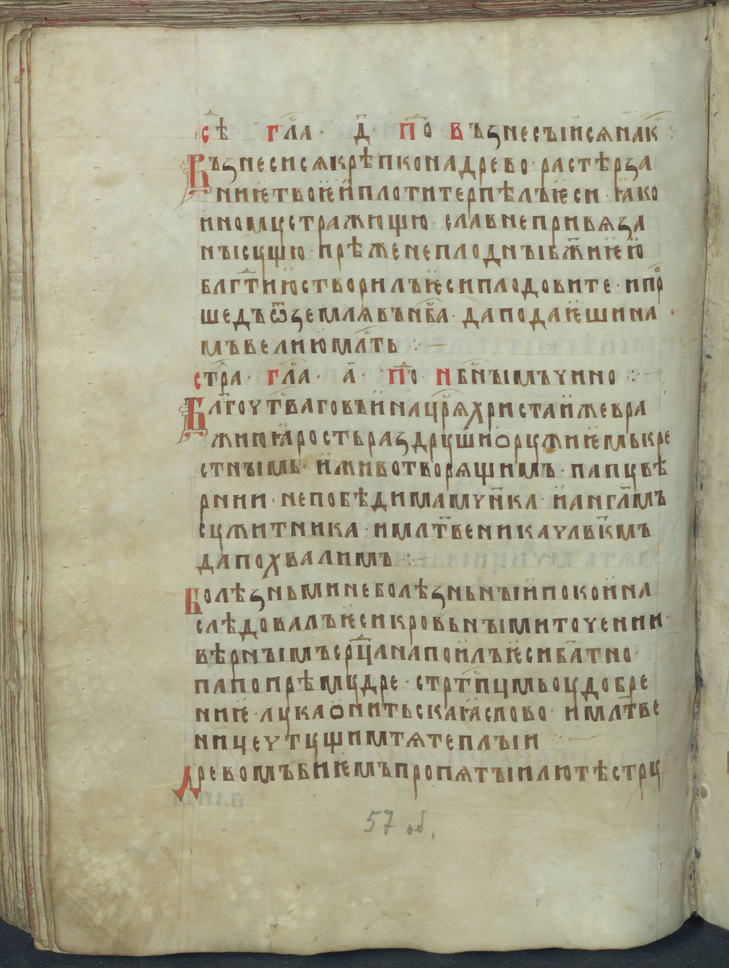
#> input picture 2sem/results/2.6/input/198_115.png, 729 x 968 px, shrunk from 3050 x 4050 before the run; its folder holds only this picture in this run
$ python main.py
#> lines starting #> are read from the running program, lines starting #| are printed output that depends on the picture; after the words box and inside, x2 and y2 are one past the last pixel; in counts of white or black regions, pixels touching at a corner belong together
### 2sem/results/lab_2.py
import numpy as np
import os
from PIL import Image

class Binarization:
    def __init__(self, input_array, output_path):
        self.data = {}
        self.output_path = output_path
        self.load_img(input_array, True)

    def load_img(self, path, is_folder):
#> called with path = '2sem/results/2.6/input', is_folder = True
        if is_folder:
            for filename in os.listdir(path):
                if filename.endswith(('.png', '.bmp')):
                    image_path = os.path.join(path, filename)
                    self.data[filename] = Image.open(image_path)
        else:
            self.data[os.path.basename(path)] = Image.open(path)

    def show_img(self):
        for img in self.data:
            img.show()

    # [6 lines left out: function array_toGrayScale, not called in this run]

    def grayScale(self, np_img):
        return np.uint8(0.3 * np_img[:, :, 0] + 0.59 * np_img[:, :, 1] + 0.11 * np_img[:, :, 2])

    # [13 lines left out: function calc_mean_and_std_matrix, not called in this run]

    def niBlack_binarization(self, name, np_img, w, k, output_path, glob_max=-1, glob_min=-1):
        print("Processing image "+name)
        H, W = np_img.shape
        res_img = np.zeros((H, W), dtype=np.uint8)
        padded_img = np.pad(np_img, ((w, w), (w, w)), mode='constant', constant_values=255)
        # mean, std = self.calc_mean_and_std_matrix(np_img, w)
        # print("Calculated matrix")
        if glob_max == -1:
            glob_max = max(np_img)
        if glob_min == -1:
            glob_min = min(np_img)

        for i in range(w, H+w):
            for j in range(w, W+w):
                if np_img[i-w,j-w] >= glob_max:
                    res_img[i-w,j-w] = 255
                    continue
                if np_img[i-w,j-w] <= glob_min:
                    res_img[i-w,j-w] = 0
                    continue

                block = padded_img[i-w:i+w+1, j-w:j+w+1]
                mean = block.mean()
                std = block.std()
                t = (mean + k * std)
                if (np_img[i-w,j-w] < t):
                    res_img[i-w,j-w] = 0
                else:
                    res_img[i-w,j-w] = 255

        output_image = Image.fromarray(res_img)
        output_image.save(output_path+"/"+name)

    def binarize(self, w,k, glob_max=-1, glob_min=-1):
#> called with w = 7, k = 0.2, glob_max = 128, glob_min = 0
        for name, img in self.data.items():
            np_img = np.array(img)
            gray_img = self.grayScale(np_img)
            self.niBlack_binarization(name, gray_img, w, k, self.output_path, glob_max, glob_min)
#> this loop made 1 pass
#> (name, H in niBlack_binarization, W in niBlack_binarization) on pass 1: ('198_115.png', 968, 729)
#> (printed output is left out)
#> pass 1, in binarize, `gray_img = self.grayScale(np_img)`:
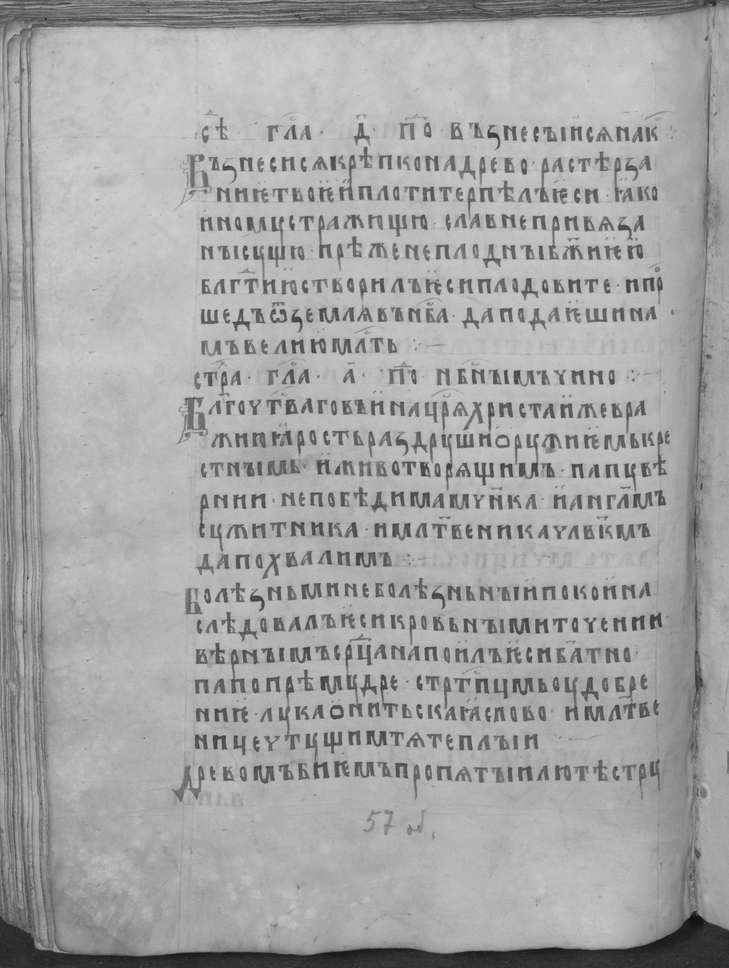
#> gray_img: shape (968, 729); min 15, max 210, mean 164.5
#> pass 1, in niBlack_binarization, `padded_img = np.pad(np_img, ((w, w), (w, w)), mode='constant', constan..`:
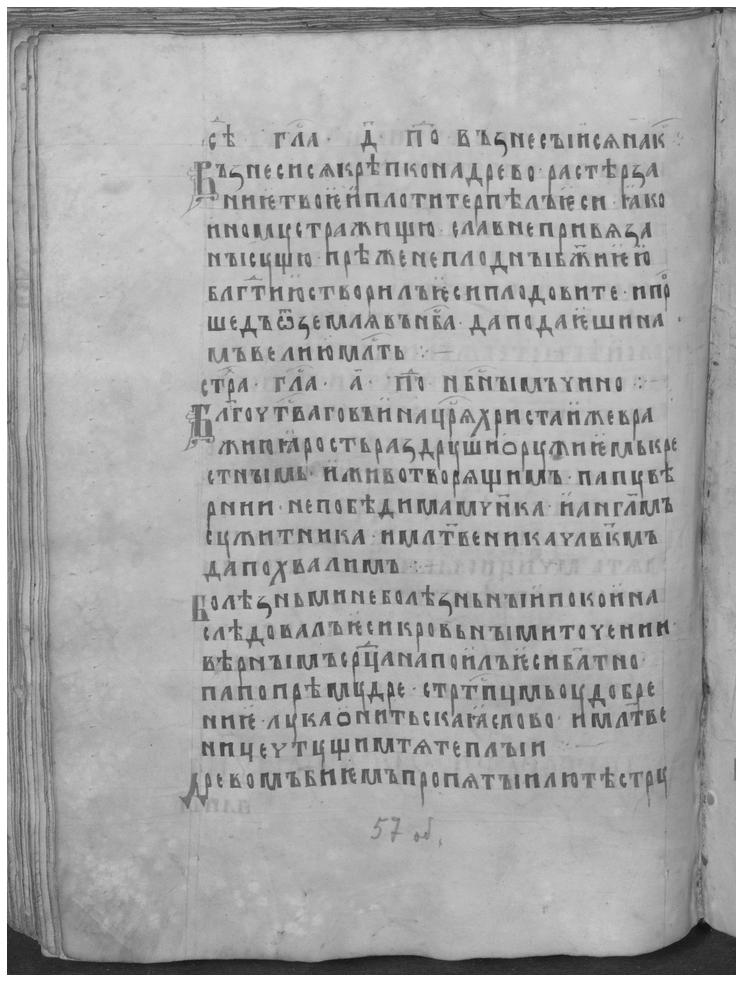
#> padded_img: shape (982, 743); min 15, max 255, mean 167.5
#> pass 1, in niBlack_binarization, `output_image = Image.fromarray(res_img)`:
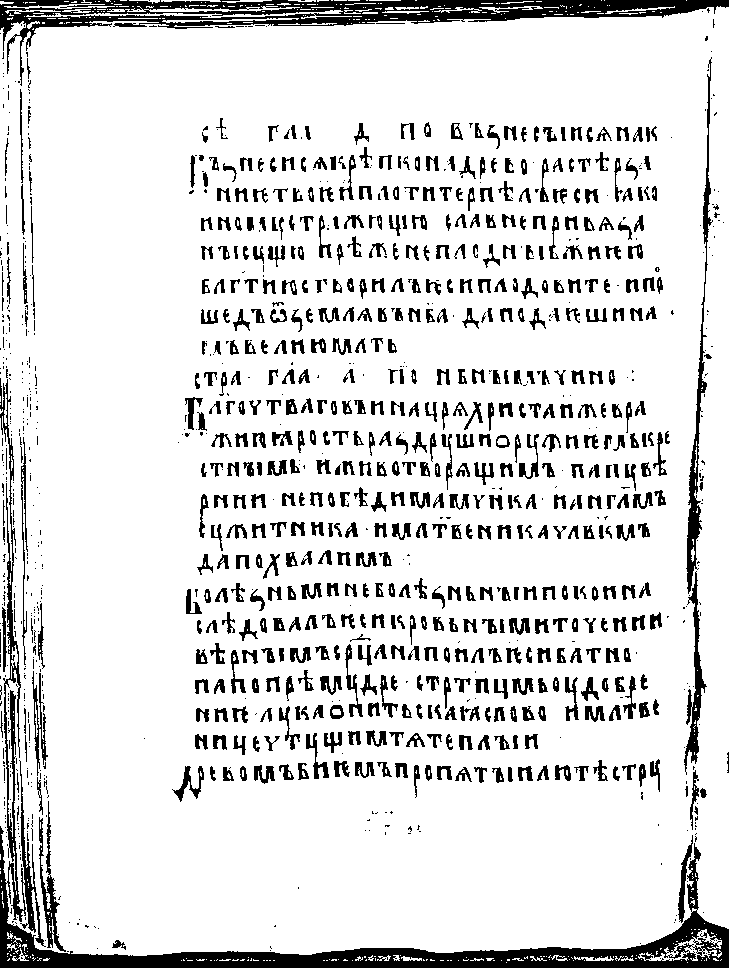
#> output_image: PIL image 729x968 L; 86.6% white; 1203 black regions (592 under 20 px), largest, box (x1, y1, x2, y2) and area: (0, 378, 729, 968) 18016, (0, 0, 729, 86) 12380, (686, 57, 713, 594) 2296
#> np_img is the input picture: shape (968, 729, 3); mean R, G, B 170.4, 166.5, 142.1

### 2sem/results/2.6/main.py
import sys
import os
current = os.path.dirname(os.path.realpath(__file__))
parent = os.path.dirname(current)
sys.path.append(parent)
import lab_2

def main():
    input_path = os.path.dirname(os.path.realpath(__file__))+"/input"
    output_path = os.path.dirname(os.path.realpath(__file__))+"/output"
    w = 15
    k = 0.2
    agent = lab_2.Binarization(input_path, output_path)
    agent.binarize(w//2, k, 128, 0)

if __name__ == '__main__':
    main()
